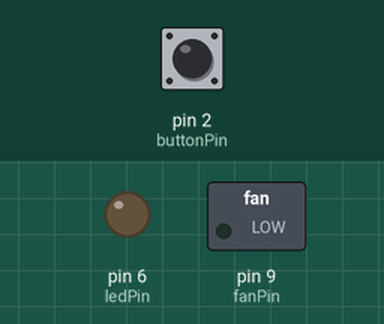
The sketch below on a simulated Arduino Uno, built with avr-gcc and run on an emulated ATmega328P. Shown: switched loads named in the sketch (green lamp = pin HIGH), output pins drawn as LEDs (lit = HIGH). Inputs (shaded band) come from the test bench; at power-on: pin 2 (buttonPin) HIGH.

Above: at 1.2 s.
1.3 s: pin 2 (buttonPin) pulled LOW for 0.15 s
At 2.0 s:
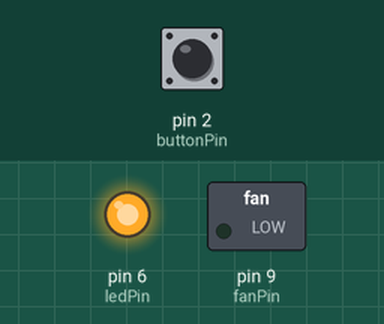
At 17.0 s:
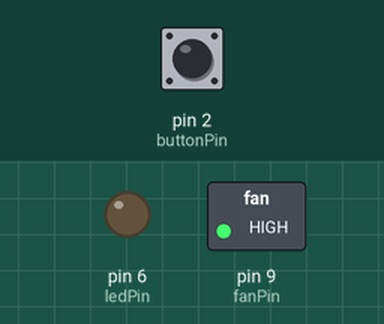
Timing chart, 0 to 17.7 s (numbered marks = the images above; inputs shaded):
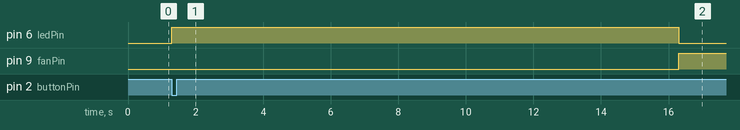

The sketch:

led_ventillo.ino
```cpp
const int buttonPin = 2;
const int ledPin = 6;
const int fanPin = 9;

bool ledOn = false;
bool fanOn = false;
unsigned long ledStartTime = 0;
bool waitingForFan = false;

void setup() {
  pinMode(buttonPin, INPUT_PULLUP);  // Bouton actif bas
  pinMode(ledPin, OUTPUT);
  pinMode(fanPin, OUTPUT);
  digitalWrite(ledPin, LOW);
  digitalWrite(fanPin, LOW);
}

void loop() {
  static bool lastButtonState = HIGH;
  bool currentButtonState = digitalRead(buttonPin);

  // Détection d’appui (front descendant)
  if (lastButtonState == HIGH && currentButtonState == LOW) {
    if (!ledOn && !fanOn) {
      // Allumer LED et démarrer le compte à rebours
      ledOn = true;
      ledStartTime = millis();
      waitingForFan = true;
      digitalWrite(ledPin, HIGH);
    } else if (fanOn) {
      // Si le ventilateur tourne → l’éteindre
      fanOn = false;
      digitalWrite(fanPin, LOW);
    }
  }

  lastButtonState = currentButtonState;

  // Gérer extinction LED et allumage ventilateur après 15s
  if (waitingForFan && (millis() - ledStartTime >= 15000)) {
    ledOn = false;
    fanOn = true;
    waitingForFan = false;
    digitalWrite(ledPin, LOW);
    digitalWrite(fanPin, HIGH);
  }
}
```

Measured:
- after the input at 1.3 s, pin 6 (ledPin): LOW → HIGH at once, → LOW 15.0 s later; pin 9 (fanPin): LOW → HIGH after 15.0 s
